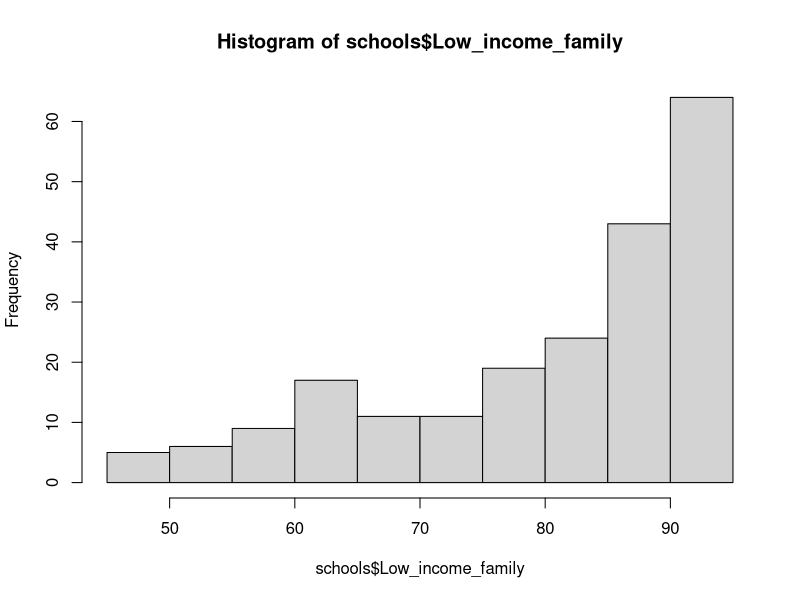
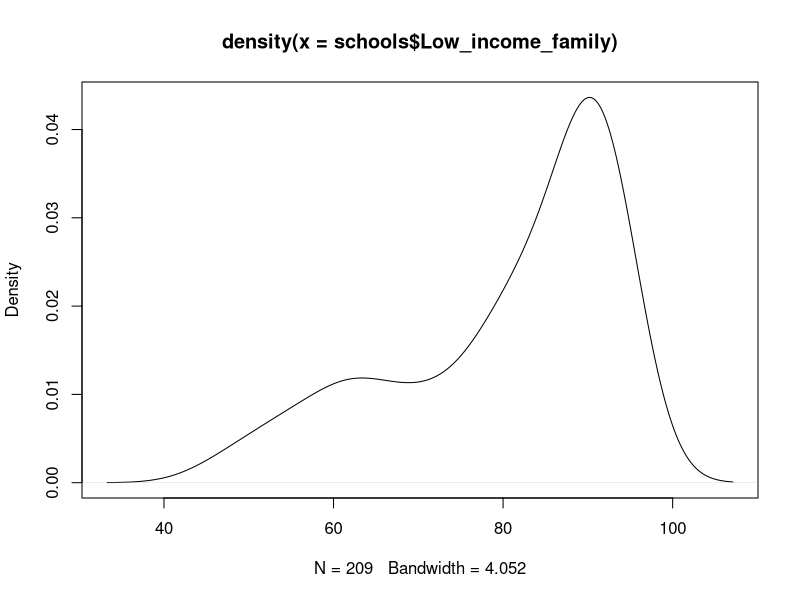
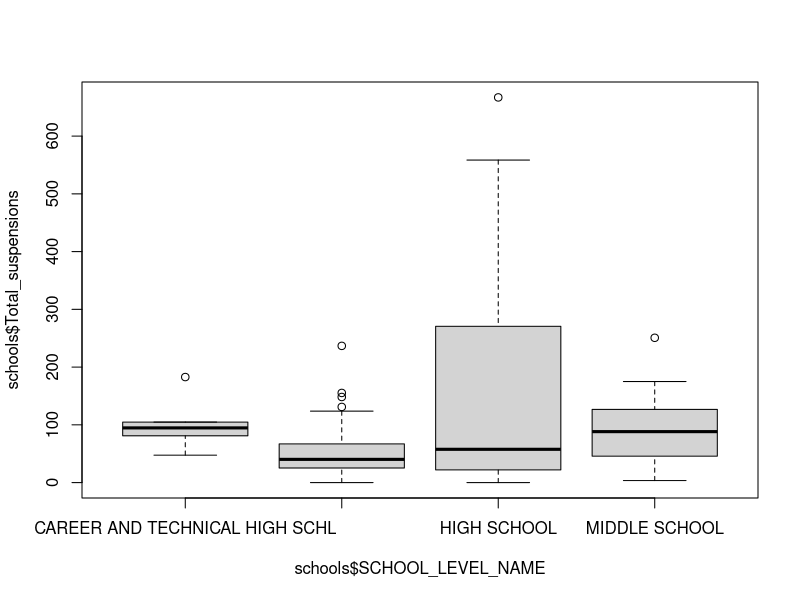
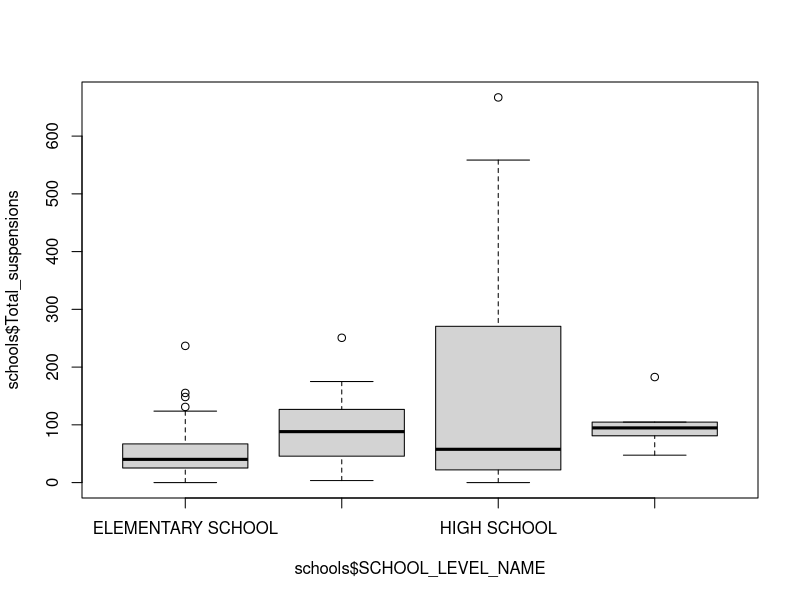
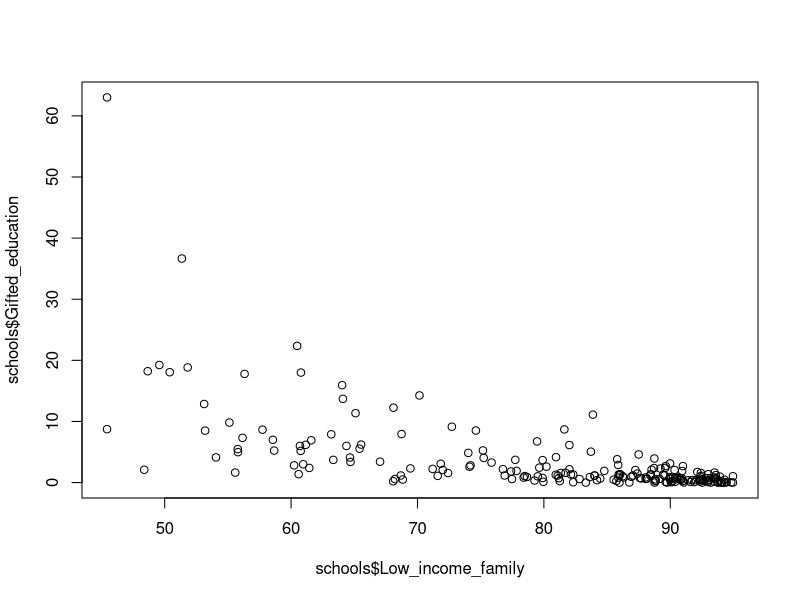
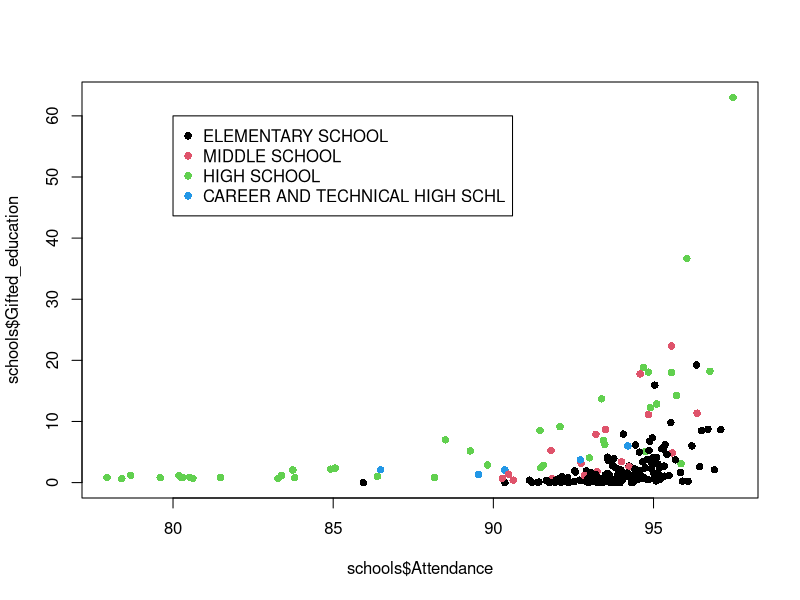
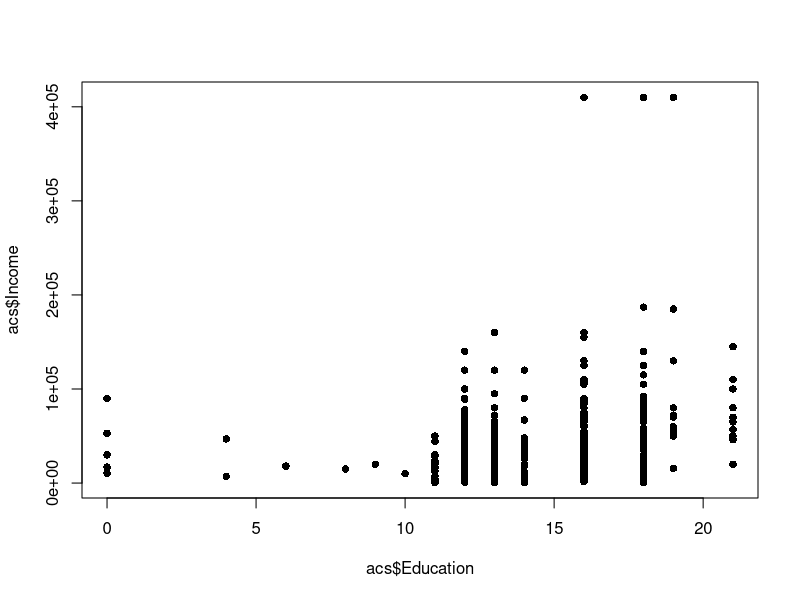

The R script that drew these images, in order:
#Introduction to R 

# In this script we will learn the basics of working with R in RStudio. 
# 
#------------------------
# I. Working Directory
#------------------------

# Your working directory is a location on your computer where R will look 
# for your data files. You will need to tell R what your working directory 
# is everytime you open RStudio, otherwise R will just guess. 

# Let's see what R has currently set as your working directory
getwd()
# Check out the pathway that prints out in your console
# This pathway is UNIQUE to your computer. Notice that R uses forward slash

# It is a best practice to create a folder for your R data and tell
# R to use that folder every time you open R using setwd()

#Here's the pathway that I would like to use to set my working directory
setwd("C:/Users/Samantha/Desktop/R Files")

# I have chosen to use a file on my desktop called "R Files" to keep my data
# Can you edit my setwd() code to set your own working directory?
# Try it!


#------------------------
# II. Types of data in R
#------------------------

# The most common type of data you will work with is something called 
# a dataframe. This is very similar to an Excel spreadsheet in appearance.

# There are two ways to create a dataframe in R, you can either
# write one yourself or read in a pre-made data file. Most of the time
# we will read in an external file. This tutorial will show you how to do
# both. 

# A. Creating a dataframe 
# Let's make one so you can see.

# df is the name of the dataframe
df <- data.frame(
  name = c("John", "Paul", "George", "Ringo"),
  birth = c(1940, 1942, 1943, 1940), 
  instrument = c("guitar", "bass", "guitar", "drums")
)

# You can see what is in your dataframe with View()
View(df)

# Notice that we created 3 columns: name, birth, and instrument,
# then populated those columns with information inside the function
# c()


#------------------------
# Your turn! 
#------------------------

# Make your own dataframe that contains information on the band
# Aerosmith from the following data on instrument, birth year,
# and marital status for each member:

#Steven Tyler: lead vocals, born 1948, single
#Joe Perry: guitar, born 1950, married
#Tom Hamilton:  bass, 1951, married
#Joey Kramer: drums, 1950, married
#Brad Whitford: guitar, born 1952, married

aerosmith <- data.frame(
  name = c("Steven Tyler", "Joe Perry", "Tom Hamilton", "Joey Kramer", "Brad Whitford"),
  birth = c(1948, 1950, 1951, 1950, 1952), 
  instrument = c("vocals", "guitar", "bass", "drums", "guitar"),
  status = c("single", "married", "married", "married", "married")
)
View(aerosmith)



# B. Reading in a data file 
# The function for reading in a data file will differ depending on 
# they type of file you are reading. In this example, we will use
# a csv

# Here we are reading in the csv file, Philly_schools.csv
schools <- read.csv("Philly_schools.csv", stringsAsFactors = FALSE)

View(schools)

# This dataset contains information on public schools in Philadelphia.
# Each row represents 1 school. 


#---------------------------
# III. Classes of Variables
#---------------------------

# There are three main classifications for variables in R:
#character, numeric, and factor.

# A. Character variables
# Character variables are just text. In the schools dataframe, the
# SCHOOL_NAME_1 variable is a character- it is just the name of the school.

# We can check to see if a variable is a character
class(schools$SCHOOL_NAME_1)

# Here we are asking R to give us the class type of the column
# for school name inside the dataframe, schools.
# This dataframe$columnname syntax
# will become quite familiar to you in time!


# B. Numeric Variables
# Numeric variables are just numbers. 
# The variables Average_salary is the average salary of teachers in 
# each school. 
class(schools$Average_salary)


# C. Factor Variables
# Factors are a special type of variable. They will appear in a dataframe
# as either character or numeric, but they have some additional information
# associated with them that is hidden to us, but that R uses. Factor
# levels control how variables are graphed, displayed in tables, 
# and matter for interpreting regressions. We'll discuss factors
# in greater detail later on. 

# The school level variable is currently a character 
class(schools$SCHOOL_LEVEL_NAME)

# change this variable to a factor variable
schools$SCHOOL_LEVEL_NAME <- as.factor(schools$SCHOOL_LEVEL_NAME)

# check that this variable is now a factor
class(schools$SCHOOL_LEVEL_NAME)

# See the factor levels
levels(schools$SCHOOL_LEVEL_NAME)
# We'll see how R uses these levels later on in this script.


#----------------------------
# V. Basic Data Manipulation
#----------------------------

# To get us familiar with working in R, we will learn some 
# basic functions commonly applied to numeric and character variables

# A. Basic math for numeric data
mean(schools$Total_suspensions)
summary(schools$Total_suspensions)

# Making a new variable with math
schools$NewEnrollmentProp<- (schools$New_student / schools$Enrollment)*100
summary(schools$NewEnrollmentProp)

# The table functions provides us a count of character variables
table(schools$SCHOOL_LEVEL_NAME)

# Aggregating data
aggregate(schools$Total_suspensions, by=list(schools$SCHOOL_LEVEL_NAME), FUN=mean)

# B. Categorical data

# Print an alphabetized list with sort()
sort(schools$SCHOOL_NAME_1)


#------------------------
# Your turn!
#------------------------
# Find the average teacher salary in Philadelphia

# Find the average teacher salary in Philadelphia by school level



#------------------------
#IV. Types of Variables
#------------------------

# There are two main types of variables: categorical and continuous. 

# Categorical variables are categories, like gender and race. 

# Continuous variables are numeric variables that have an almost infinite
# number of possibilities, such as age, weight, and time

#------------------------
# Your turn! 
#------------------------

# Look in the dataframe schools, and find two examples of 
# categorical and continuous variables. 



#-------------------------------------------
# VI. Graphing different Types of variables
#-------------------------------------------

# Continuous and Categorical variables naturally lend themselves to 
# different types of graphs. 


# Histrogram: Base R offers a frequency chart of numeric variables
hist(schools$Low_income_family)

# A Density plot displays similar information
plot(density(schools$Low_income_family))

# Boxplots a useful for understanding the spread of the data
boxplot(schools$Total_suspensions ~ schools$SCHOOL_LEVEL_NAME)
# Notice anything funny about this graph? What is causing it?


# To change the levels:
schools$SCHOOL_LEVEL_NAME<-factor(schools$SCHOOL_LEVEL_NAME, levels = c("ELEMENTARY SCHOOL", "MIDDLE SCHOOL", "HIGH SCHOOL", "CAREER AND TECHNICAL HIGH SCHL"))
levels(schools$SCHOOL_LEVEL_NAME)

# Now everything looks right!
boxplot(schools$Total_suspensions ~ schools$SCHOOL_LEVEL_NAME)


# Scatter plot
plot(schools$Low_income_family, schools$Gifted_education)

plot(schools$Attendance, schools$Gifted_education, col = schools$SCHOOL_LEVEL_NAME, pch=16)
legend(x=80, y=60, legend=levels(schools$SCHOOL_LEVEL_NAME), col=c(1:4), pch=16)

#------------------------
# Your turn! 
#------------------------

# Find something interesting to you in the data and plot it!



#------------------------
# Simplifying Syntax
#------------------------

# The attach() function allows us to simplify our code by 
# removing the need to refer to the name of the dataframe 

# For example:

attach(schools)

mean(Low_income_family)
# Notice that the mean() function is working without the 
# dataframe$column name syntax

#------------------------
# Your turn!
#------------------------

# Now you will analyze a new dataset using your new skills!

# 1. Read in the csv file, "acs_orientation.csv"

acs<-read.csv("acs_orientation.csv", stringsAsFactors = FALSE)

# This file contains information on the gender, years of education,
# race, and income of 500 residents of Philadelphia. 

# 2. Find the number of males and females in this dataset
table(acs$Sex)

# 3. Find the average salary of this dataset
mean(acs$Income)
summary(acs$Income)

# 4. Find the average salary of this dataset by gender
aggregate(acs$Income, by=list(acs$Sex), FUN=mean)

# 5. Find the average salary of this dataset by race
aggregate(acs$Income, by=list(acs$Race), FUN=mean)


# Plot the relationship between years of education and income
plot(acs$Education, acs$Income, pch=16)






#################################################################
# Will add:

# prop.table 
# xtabs or table(x,y) depending


# Possible stuff to add:

# readstata13
# basic math/functions in 1st section?

